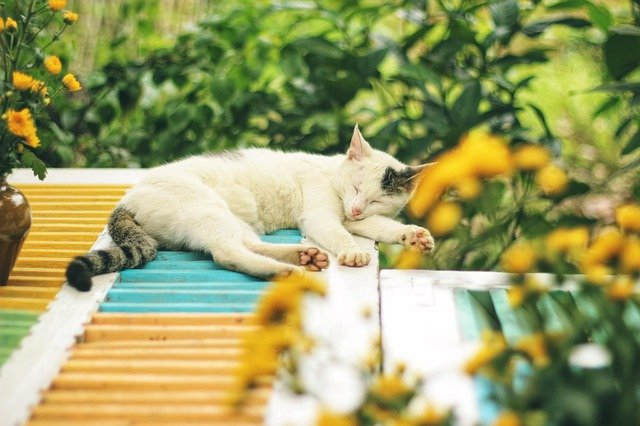
#> input picture 2021.08.29 라즈베리 파이, opencv, tensorflow/02 강의/01 picamera_opencv/images/cat.jpg, 640 x 426 px
$ python 03.image_gray2.py
#> lines starting #> are read from the running program, lines starting #| are printed output that depends on the picture
import cv2


img = cv2.imread("../images/cat.jpg")
#> img is the input picture: shape (426, 640, 3); mean B, G, R 102.4, 158.2, 156
gray = cv2.cvtColor(img, cv2.COLOR_BGR2GRAY)
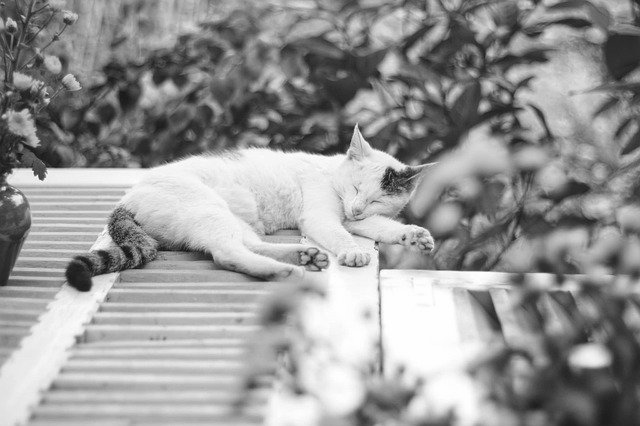
#> gray: shape (426, 640); min 9, max 255, mean 151.2
gray2 = cv2.imread("../images/cat.jpg", 0)
#> gray2: shape (426, 640); min 9, max 255, mean 151.2

cv2.imshow("gray", gray)
cv2.imshow("gray2", gray2)
cv2.waitKey(0)
cv2.destroyAllWindows()
